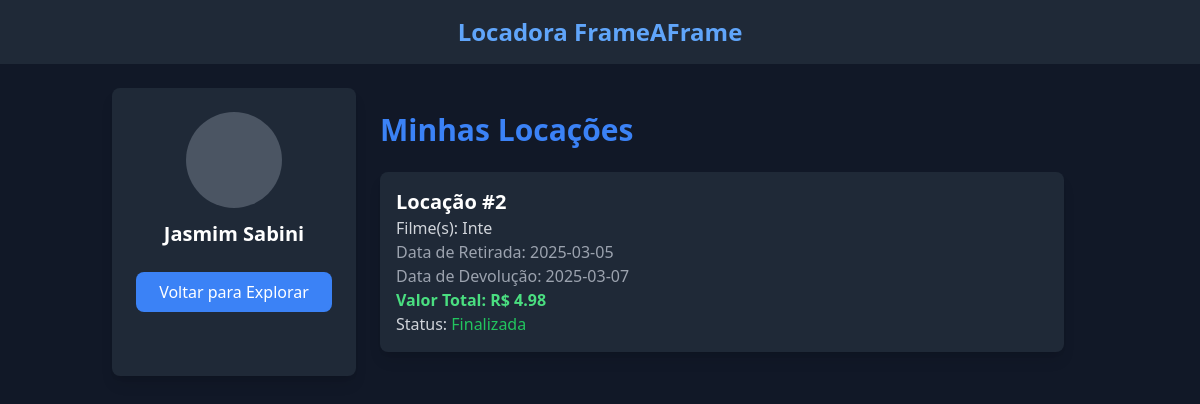
Screenshot of /minhas_locacoes (signed in) with the database file from the repository.
### app/models.py (models this page shows, shortened)
class Usuario(db.Model, UserMixin):
    id = db.Column(db.Integer, primary_key=True)
    nome = db.Column(db.String(100), nullable=False)
    email = db.Column(db.String(120), unique=True, nullable=False)
    senha_hash = db.Column(db.String(256), nullable=False)
    is_admin = db.Column(db.Boolean, default=False)
    cliente = db.relationship(
        "Cliente", back_populates="usuario", uselist=False)

class Locacao(db.Model):
    id = db.Column(db.Integer, primary_key=True)
    cliente_id = db.Column(db.Integer, db.ForeignKey(
        "cliente.id"), nullable=False)
    filme_id = db.Column(db.Integer, db.ForeignKey("filme.id"), nullable=False)
    data_locacao = db.Column(db.Date, nullable=False)
    data_devolucao_prevista = db.Column(db.Date, nullable=False)
    data_devolucao_real = db.Column(db.Date, nullable=True)
    valor_total = db.Column(db.Float, nullable=False)
    multa = db.Column(db.Float, default=0.0)
    forma_pagamento = db.Column(db.String(50), nullable=False)
    retirada_feita = db.Column(db.Boolean, default=False)
    preco_diario = db.Column(db.Float, nullable=False)
    finalizada = db.Column(db.Boolean, default=False)
    filme = db.relationship("Filme", backref="locacoes")

### app/routes/minhas_locacoes.py (the view)
@minhas_locacoes_bp.route("/minhas_locacoes")
@login_required
def visualizar_locações():
    locacoes = Locacao.query.filter_by(cliente_id=current_user.id).all()
    locacoes_formatadas = []
    for locacao in locacoes:
        filmes = Filme.query.filter(Filme.id == locacao.filme_id).all()
        locacoes_formatadas.append({
            "id": locacao.id,
            "filmes": [filme.titulo for filme in filmes],
            "data_locacao": locacao.data_locacao,
            "data_devolucao_prevista": locacao.data_devolucao_prevista,
            "valor_total": locacao.valor_total,
            "finalizada": locacao.finalizada
        })
    return render_template("minhas_locacoes.html", locacoes=locacoes_formatadas)

### app/__init__.py (called while the page is built)
@login_manager.user_loader
def load_user(user_id):
    from app.models import Usuario
    return Usuario.query.get(int(user_id))

### app/templates/minhas_locacoes.html (shortened to what this page needs)
{% extends "base.html" %}
{% block content %}
<div class="flex">
    <div class="w-1/4 bg-gray-800 p-6 rounded-lg shadow-lg h-auto text-center">
        <div class="w-24 h-24 bg-gray-600 rounded-full mx-auto"></div>
        <h2 class="text-xl font-semibold text-white mt-3">{{ current_user.nome }}</h2>
        <div class="mt-6 space-y-4">
            <a href="{{ url_for('explorar.explorar_filmes') }}"
                class="block bg-blue-500 text-white px-4 py-2 rounded-lg hover:bg-blue-600">
                Voltar para Explorar
            </a>
        </div>
    </div>
    <div class="w-3/4 p-6">
        <h1 class="text-3xl font-bold text-blue-500">Minhas Locações</h1>
        {% if locacoes %}
        <div class="mt-6 space-y-4">
            {% for locacao in locacoes %}
            <div class="bg-gray-800 p-4 rounded-lg shadow-lg">
                <h2 class="text-xl font-semibold text-white">Locação #{{ locacao.id }}</h2>
                <p class="text-gray-300">Filme(s): {{ locacao.filmes | join(', ') }}</p>
                <p class="text-gray-400">Data de Retirada: {{ locacao.data_locacao }}</p>
                <p class="text-gray-400">Data de Devolução: {{ locacao.data_devolucao_prevista }}</p>
                <p class="text-green-400 font-bold">Valor Total: R$ {{ '%.2f' % locacao.valor_total }}</p>
                <p class="text-gray-300">
                    Status:
                    {% if locacao.finalizada %}
                    <span class="text-green-500">Finalizada</span>
                    {% else %}
                    <span class="text-yellow-500">Pendente</span>
                    {% endif %}
                </p>
            </div>
            {% endfor %}
        </div>
        {% else %}
        <p class="text-gray-400 mt-6">Você ainda não realizou nenhuma locação.</p>
        {% endif %}
    </div>
</div>
{% endblock %}

### rows the page displays
Usuario: nome "Jasmim Sabini"
Locacao: id "2", filmes "Inte", data_locacao "2025-03-05", data_devolucao_prevista "2025-03-07", valor_total "4.98"
